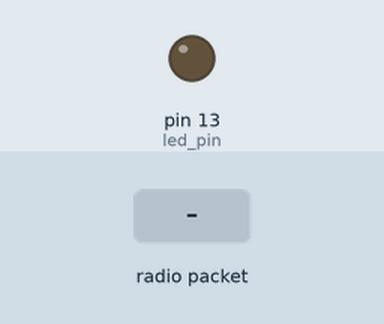
The program below on a simulated Teensy 3. On the bench: output pins drawn as LEDs (lit = HIGH). Inputs (shaded band) come from the test bench. No radio packets arrive unless stated; what the program prints to the serial monitor is not drawn.

Above: at 1.2 s.
1.3 s: radio packet "1" arrives
Timing chart, 0 to 4.3 s (numbered marks = the images above; inputs shaded):
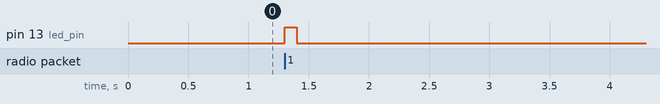

The program:

main.cpp
```cpp
#include <VirtualWire.h>

const int led_pin = 13;
const int receive_pin = 12;

void setup()
{
    while(!Serial && millis() < 10000);
    Serial.println("setup");

    // Initialise the IO and ISR
    vw_set_rx_pin(receive_pin);
    vw_setup(2000);	 // Bits per sec

    vw_rx_start();       // Start the receiver PLL running
    pinMode(led_pin, OUTPUT);
}

void loop()
{
    uint8_t buf[VW_MAX_MESSAGE_LEN];
    uint8_t buflen = VW_MAX_MESSAGE_LEN;

    if (vw_get_message(buf, &buflen)) // Non-blocking
    {
	    int i;

        digitalWrite(led_pin, HIGH); // Flash a light to show received good message
        delay(100);                  // leave the LED on long enough to see it
        // Message with a good checksum received, print it.
        Serial.print("Got: ");

        for (i = 0; i < buflen; i++)
        {
            Serial.print(buf[i]);
            Serial.print(' ');
        }

        Serial.println();
        digitalWrite(led_pin, LOW);
    }
}
```

Measured:
- after the input at 1.3 s, pin 13 (led_pin): LOW → HIGH at once, → LOW 0.10 s later
